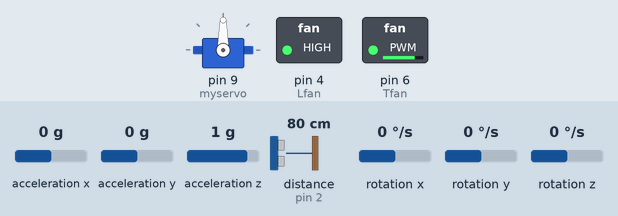
A sketch run on a simulated Arduino Uno, built with avr-gcc and run on an emulated ATmega328P. Parts: servo, switched loads named in the sketch (green lamp = pin HIGH). Wiring (inferred from the names in the program): ultrasonic range finder: trigger pin 11; echo pin 2. The inputs (shaded band) are chosen by the test bench; at power-on: distance to the obstacle (sensor on pin 2) 80 cm, rotation z 0 °/s, acceleration x 0 g, acceleration y 0 g, acceleration z 1 g, rotation x 0 °/s, rotation y 0 °/s. The echo pulse lasts 58.3 µs per cm; pins used as bus, display or sensor lines are not drawn; what the sketch prints to the serial monitor is not drawn.

Above: at 3.7 s.
3.8 s: distance to the obstacle (sensor on pin 2) set to 32 cm
5.3 s: distance to the obstacle (sensor on pin 2) set to 29 cm
At 5.6 s:
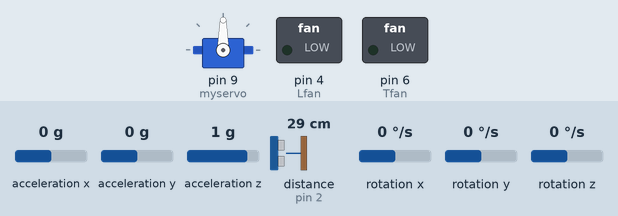
8.3 s: rotation z set to 100 °/s
At 9.9 s:
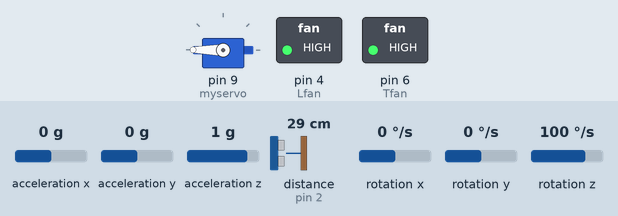
10.4 s: rotation z set to -192 °/s
At 12.4 s:
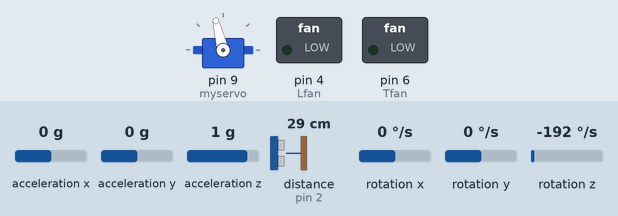
13.4 s: rotation z set to 192 °/s
At 15.0 s:
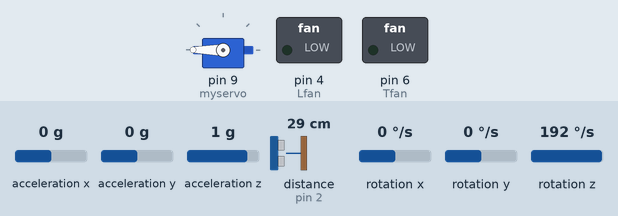
16.4 s: distance to the obstacle (sensor on pin 2) set to 21 cm
19.3 s: distance to the obstacle (sensor on pin 2) set to 16 cm
At 21.0 s:
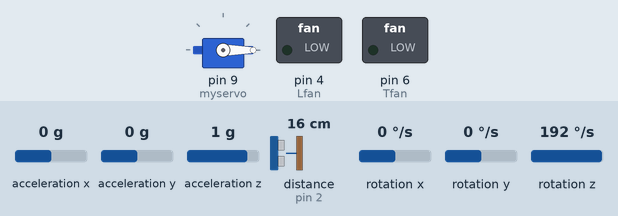
Timing chart, 0 to 23.3 s (numbered marks = the images above; inputs shaded):
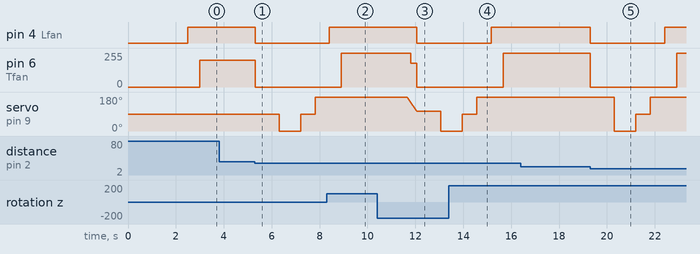

Measured:
- the behaviour switches between 31 and 30 cm on distance to the obstacle (sensor on pin 2) (found by bisection; images 0 and 1)
- the behaviour switches between 19 and 18 cm on distance to the obstacle (sensor on pin 2) (found by bisection; images 4 and 5)
- after the input at 3.8 s, every drawn part: stays the same
- after the input at 5.3 s, pin 4 (Lfan): HIGH → LOW at once; pin 6 (Tfan): 200/255 → 0/255 at once; servo on pin 9 (myservo): 90° → 0° after 1.0 s, → 90° 0.90 s later, → 180° 0.60 s later
- after the input at 8.3 s, servo on pin 9 (myservo): stays 180° (without the input it goes to 0° after 0.61 s)
- after the input at 10.4 s, pin 4 (Lfan): HIGH → LOW after 1.7 s; pin 6 (Tfan): 255/255 → 180/255 after 1.4 s, → 0/255 0.24 s later; servo on pin 9 (myservo): moves from 180° to 0° over 1.4 s, starting after 1.3 s
- after the input at 13.4 s, servo on pin 9 (myservo): goes on until 14.6 s, then stays 180°
- after the input at 16.4 s, every drawn part: stays the same
- after the input at 19.3 s, pin 4 (Lfan): HIGH → LOW at once, → HIGH 3.1 s later; pin 6 (Tfan): 255/255 → 0/255 at once, → 255/255 3.6 s later; servo on pin 9 (myservo): 180° → 0° after 1.0 s, → 90° 0.90 s later, → 180° 0.60 s later

The sketch:

FinalENGR290UltrasonicSensorCode.ino
```cpp
// Team 3 modified code for US sensor. Code inspired by github
 //PWM LED PD3/D3:   US echo PD2/D2 and trigger PB3/D11

#define F_CPU 16000000UL

//#include <xc.h>
#include "stdint.h"
#include "stdio.h"
#include "stdlib.h"
#include "avr/io.h"
#include "util/delay.h"
#include "avr/interrupt.h"
#include "pwm.h"
#include "uart.h"

volatile unsigned short impulse;
volatile uint16_t travel_time;

// Port Initialization
void Port_Init()
{


	DDRB|=(1<<DDB3)|(1<<DDB5); //set trigger pin

	EIMSK |= (1<<INT0); //enable external interrupts
	EICRA |= (1<<ISC00); // Any logical change on INT0 generates an interrupt

	//Config and enable Timer1
	TCCR1B = (0<<CS12)|(1<<CS11)|(1<<CS10);
}

ISR( INT0_vect )
{

	if(PIND & (1 << 2)) {TCNT1 = 0;}/* Clear Timer counter */
	else  {impulse = TCNT1;}


}

unsigned char us_read( void )
{

	impulse = 0;

	// send trigger pulse of 10 us to the HC-SR04 Trig Pin.
	PORTB |=  (1<<DDB3);
	_delay_us( 10 );
	PORTB &= ~(1<<DDB3);


	while( impulse == 0 );

	if (impulse<3700) {travel_time=(4 * impulse/2); return (0.000004 * impulse/2 * 34300);} else {travel_time=(0);return 255;} // calculate time and then multiply by 34300 cm/s

}


int main(void){
	uint8_t dist, duty,a,b,c;
	pwm_init_PD3();
	Port_Init();
	uart_tx_init();
	sei();

	while(true){
		dist = us_read();
		_delay_ms(10);
/*
		if(dist<15){duty=0; PORTB|=(1<<DDB5);}
		else if(dist>40){duty=255; PORTB|=(1<<DDB5);}
		else {duty=((dist-15)*10); PORTB&=~(1<<DDB5);}
*/
    if(dist>=40){
      duty=0; PORTB|=(1<<DDB5);
      }
		else if(dist<=15){
      duty=255; PORTB|=(1<<DDB5);
      }
		else if(dist<40&dist>15)
    {
      duty=(-10*(dist-40)); PORTB&=~(1<<DDB5);
    }
		pwm_PD3_write(duty);

      uart_send_byte('I');
			uart_print_uint16(travel_time);
			uart_send_byte(32);
			uart_send_byte('D');
			uart_print_uint16(dist);
			uart_send_byte(10);


	}


}
```

Competition_worthy_code.ino
```cpp
#include <avr/interrupt.h>
#include <avr/io.h>
#include <util/delay.h>
#include <inttypes.h>
#include <stdio.h>
#include <math.h>
#include <Servo.h>
#include "Wire.h"
#include <MPU6050_light.h>

//US
#define trigPin 11  //US trigger on PB3
#define echoPin 2  //US echo on PD2

//mpu
#define YAW_THRESHOLD 90.0
#define SERVO_MIN_ANGLE 0
#define SERVO_MAX_ANGLE 180


//servo
Servo myservo;
int servoAngle;

//lift fan
//const int Lfan = 5; //p3
const int Lfan=4; //DC pd4

//thrust fan
const int Tfan = 6; //p4


//MPU global variables
MPU6050 mpu(Wire);
unsigned long timer = 0;
float forwardYaw;
float currentYaw;
float yaw;

// Constants
const float ACCELERATION_THRESHOLD = 0.5;  // Adjust as needed
const int STOPPED_DURATION = 9000;         // Time in milliseconds to consider it stopped

// Variables
unsigned long accelTimer = 0;  //timer in isHcStopped()
int FanOnTime=2000;  //for delays
int FanOffTime=2000;  //for delays
float prevtA=3;

// //boolean logic
 bool firstLoop = true; //first loop bool to start fans
// bool hcStop =false;    //if hc stopped
bool sweepCheck=false;


//US global variables
long duration;
int distance;
unsigned long sweepTimer;


void setup() {

  pinMode(trigPin, OUTPUT);
  pinMode(echoPin, INPUT);
  pinMode(Lfan, OUTPUT);
  pinMode(Tfan, OUTPUT);


  Serial.begin(9600);
  Wire.begin();
  myservo.attach(9);

  byte status = mpu.begin();
  Serial.print(F("MPU6050 status: "));
  Serial.println(status);
  while (status != 0) { } // stop if could not connect to MPU6050

  Serial.println(F("Calculating offsets, do not move MPU6050"));
  _delay_ms(1000);
  mpu.calcOffsets(true, true); // gyro and accelerometer offset calc.
  Serial.println("Done!\n");

  //default servo to current 0  set forward to current.
  myservo.write(90);
  currentYaw=getYaw();
  forwardYaw = currentYaw;


  delay(500);
 accelTimer=millis();
}


void loop() {

if(firstLoop){

digitalWrite(Lfan,HIGH);
delay(500);
analogWrite(Tfan,255);

firstLoop=false;

}


  digitalWrite(Lfan,HIGH);

  currentYaw=getYaw();    //get the pointing direction.

  // forward yaw - current yaw is the different from (-90 to currentyaw to +90 )
  // +90 to convert to 0 to 180 degree.  90 is the currentYaw point.

  servoAngle = forwardYaw - currentYaw + 90;  //every loop will update the servo angle according to yaw  **check +-
  //servoAngle = constrain(servoAngle,0,180);    //keeping it in servo range
 if(servoAngle < 0){
    servoAngle = 0;

  }
  if(servoAngle > 180){
    servoAngle = 180;
  }

myservo.write(servoAngle);  //setting direction every loop

  if(abs(forwardYaw-currentYaw)>60){

    analogWrite(Tfan,255);
    if(turningWall()&& (millis()-sweepTimer)>3000){
      hcStop();
    }


  }else if(abs(forwardYaw-currentYaw)<15){

    analogWrite(Tfan,200);

    if(incomingWall()&& (millis()-sweepTimer)>3000){
       hcStop();
    }


  }else{
      analogWrite(Tfan,180);
      if(turningWall()&& (millis()-sweepTimer)>3000){
      hcStop();
    }

  }

if(millis()-accelTimer>6000)  {
isHcStopped();

}

// //debug info
// Serial.print("yaw: ");
// Serial.println(yaw);
// Serial.print("forwardYaw: ");
// Serial.println(forwardYaw);
// Serial.print("currentYaw: ");
// Serial.println(currentYaw);

}


// stop and calaulate the next forwardYaw from (-90 current +90)
void hcStop(){

    digitalWrite(Lfan,LOW);
    // delay(100);
    digitalWrite(Tfan,LOW);
    delay(1000);
    forwardYaw = forwardYaw + sweep() - 90;           //angle of servo to go in longest direction
    accelTimer=millis();
    sweepTimer=millis();
    firstLoop=true;
  }


//get the current yaw?
float getYaw(){
  mpu.update();
  yaw =-mpu.getAngleZ();
 // map(yaw,-180,180,0,180);
  return (yaw);  //check if difference is good
}


// do the sweep to find the next direction. return a angle that is -90 to +90 degree.
int sweep(){
  bool firstDelay =true;
  int Theta;
  double tempDist;
  double longestDist = 0;
  for (int i=0; i<181; i+=90)
  {

    myservo.write(i);
     if(firstDelay){    //adding delay for first servo movement to 0degrees
      delay(300);
      firstDelay=false;
    }
    delay(500);  // delays and degrees to be fine tuned 300 delay works
    tempDist = USdist();

    // Serial.print("Servo angle:");
    // Serial.println(i);

    if( tempDist > longestDist){
      longestDist = tempDist;
      Theta = i;
        //check with yaw value
    }
    delay(100);

  }

// sweepTime = millis();              //timer for checkwalltimer idea
//  sweepCheck=true;                   //bool for checkwalltimer idea
  // return Theta - 90;

  if(longestDist<100){
        if(Theta < 90 ){
          Theta = -90;
        }

        if(Theta > 90){
          Theta = 270;
        }
  }else{
          if(Theta < 90 ){
          Theta = 0;
        }

        if(Theta > 90){
          Theta = 180;
        }


  }

  Serial.print(Theta);
  return Theta;
}


//this works
void isHcStopped(){
   mpu.update();  // Update IMU data

  float aX = mpu.getAccX();
  float aY = mpu.getAccY();

  float tA = sqrt(sq(aX)+sq(aY));
  // Calculate avg acceleration

  float avgA= (prevtA + tA)/2;

  // Check if the acceleration is below the threshold
  if (avgA < ACCELERATION_THRESHOLD) {   //acceleration threshold is 0

    digitalWrite(Lfan,LOW);
    analogWrite(Tfan,0);
    delay(800);

    //delay();
    digitalWrite(Lfan,HIGH);
    delay(400);
    analogWrite(Tfan,150);
    // analogWrite(Tfan,150);
    // delay(200);
    int stuckTimer=millis();
    while(millis()-stuckTimer<1500){
         analogWrite(Tfan,255);
         currentYaw=getYaw();    //get the pointing direction.

          servoAngle = forwardYaw - currentYaw + 90;  //every loop will update the servo angle according to yaw  **check +-
        if(servoAngle < 0){
            servoAngle = 0;
          }
          if(servoAngle > 180){
            servoAngle = 180;
          }

        myservo.write(servoAngle);  //setting direction every loop

    }

    // forwardYaw=getYaw();
     firstLoop=true;
    // prevtA = tA;
    // hcStop();
    // accelTimer=millis();
    // return;

  }

    prevtA = tA;
    accelTimer=millis();

}


bool turningWall(){

if(USdist()<18){
    return true;
  }
  return false;


}

bool incomingWall(){

  if(USdist()<30){
    return true;
  }
  return false;

}


int USdist(){

  digitalWrite(trigPin, LOW); //clear trig
  delayMicroseconds(2); // Wait for 2 microseconds

  digitalWrite(trigPin, HIGH);
  delayMicroseconds(10); // pulse for 10 microseconds

  digitalWrite(trigPin, LOW);

  duration = pulseIn(echoPin, HIGH);	//read input echo

  distance= duration*0.034/2;	//distance calc using 0.034cm/microsec


  // Serial.print("Distance: ");
  // Serial.println(distance);

  return distance;
}
```

I2C_Master_C_file.c
```cpp
/*
 * I2C_Master_C_file.c
 * http://www.electronicwings.com
 *
 */

#include <avr/io.h>									/* Include delay header file */
#include <inttypes.h>									/* Include integer type header file */
#include <stdlib.h>										/* Include standard library file */
#include <stdio.h>
#include "I2C_Master_H_file.h"								/* Include I2C header file */

void I2C_Init()												/* I2C initialize function */
{
	TWBR = BITRATE(TWSR = 0x00);							/* Get bit rate register value by formula */
}


uint8_t I2C_Start(char slave_write_address)						/* I2C start function */
{
	uint8_t status;											/* Declare variable */
	TWCR = (1<<TWSTA)|(1<<TWEN)|(1<<TWINT);					/* Enable TWI, generate start condition and clear interrupt flag */
	while (!(TWCR & (1<<TWINT)));							/* Wait until TWI finish its current job (start condition) */
	status = TWSR & 0xF8;									/* Read TWI status register with masking lower three bits */
	if (status != 0x08)										/* Check weather start condition transmitted successfully or not? */
	return 0;												/* If not then return 0 to indicate start condition fail */
	TWDR = slave_write_address;								/* If yes then write SLA+W in TWI data register */
	TWCR = (1<<TWEN)|(1<<TWINT);							/* Enable TWI and clear interrupt flag */
	while (!(TWCR & (1<<TWINT)));							/* Wait until TWI finish its current job (Write operation) */
	status = TWSR & 0xF8;									/* Read TWI status register with masking lower three bits */
	if (status == 0x18)										/* Check weather SLA+W transmitted & ack received or not? */
	return 1;												/* If yes then return 1 to indicate ack received i.e. ready to accept data byte */
	if (status == 0x20)										/* Check weather SLA+W transmitted & nack received or not? */
	return 2;												/* If yes then return 2 to indicate nack received i.e. device is busy */
	else
	return 3;												/* Else return 3 to indicate SLA+W failed */
}

uint8_t I2C_Repeated_Start(char slave_read_address)			/* I2C repeated start function */
{
	uint8_t status;											/* Declare variable */
	TWCR = (1<<TWSTA)|(1<<TWEN)|(1<<TWINT);					/* Enable TWI, generate start condition and clear interrupt flag */
	while (!(TWCR & (1<<TWINT)));							/* Wait until TWI finish its current job (start condition) */
	status = TWSR & 0xF8;									/* Read TWI status register with masking lower three bits */
	if (status != 0x10)										/* Check weather repeated start condition transmitted successfully or not? */
	return 0;												/* If no then return 0 to indicate repeated start condition fail */
	TWDR = slave_read_address;								/* If yes then write SLA+R in TWI data register */
	TWCR = (1<<TWEN)|(1<<TWINT);							/* Enable TWI and clear interrupt flag */
	while (!(TWCR & (1<<TWINT)));							/* Wait until TWI finish its current job (Write operation) */
	status = TWSR & 0xF8;									/* Read TWI status register with masking lower three bits */
	if (status == 0x40)										/* Check weather SLA+R transmitted & ack received or not? */
	return 1;												/* If yes then return 1 to indicate ack received */
	if (status == 0x20)										/* Check weather SLA+R transmitted & nack received or not? */
	return 2;												/* If yes then return 2 to indicate nack received i.e. device is busy */
	else
	return 3;												/* Else return 3 to indicate SLA+W failed */
}

void I2C_Stop()												/* I2C stop function */
{
	TWCR=(1<<TWSTO)|(1<<TWINT)|(1<<TWEN);					/* Enable TWI, generate stop condition and clear interrupt flag */
	while(TWCR & (1<<TWSTO));								/* Wait until stop condition execution */
}

void I2C_Start_Wait(char slave_write_address)				/* I2C start wait function */
{
	uint8_t status;											/* Declare variable */
	while (1)
	{
		TWCR = (1<<TWSTA)|(1<<TWEN)|(1<<TWINT);				/* Enable TWI, generate start condition and clear interrupt flag */
		while (!(TWCR & (1<<TWINT)));						/* Wait until TWI finish its current job (start condition) */
		status = TWSR & 0xF8;								/* Read TWI status register with masking lower three bits */
		if (status != 0x08)									/* Check weather start condition transmitted successfully or not? */
		continue;											/* If no then continue with start loop again */
		TWDR = slave_write_address;							/* If yes then write SLA+W in TWI data register */
		TWCR = (1<<TWEN)|(1<<TWINT);						/* Enable TWI and clear interrupt flag */
		while (!(TWCR & (1<<TWINT)));						/* Wait until TWI finish its current job (Write operation) */
		status = TWSR & 0xF8;								/* Read TWI status register with masking lower three bits */
		if (status != 0x18 )								/* Check weather SLA+W transmitted & ack received or not? */
		{
			I2C_Stop();										/* If not then generate stop condition */
			continue;										/* continue with start loop again */
		}
		break;												/* If yes then break loop */
	}
}

uint8_t I2C_Write(char data)								/* I2C write function */
{
	uint8_t status;											/* Declare variable */
	TWDR = data;											/* Copy data in TWI data register */
	TWCR = (1<<TWEN)|(1<<TWINT);							/* Enable TWI and clear interrupt flag */
	while (!(TWCR & (1<<TWINT)));							/* Wait until TWI finish its current job (Write operation) */
	status = TWSR & 0xF8;									/* Read TWI status register with masking lower three bits */
	if (status == 0x28)										/* Check weather data transmitted & ack received or not? */
	return 0;												/* If yes then return 0 to indicate ack received */
	if (status == 0x30)										/* Check weather data transmitted & nack received or not? */
	return 1;												/* If yes then return 1 to indicate nack received */
	else
	return 2;												/* Else return 2 to indicate data transmission failed */
}

uint8_t I2C_Read_Ack()										/* I2C read ack function */
{
	TWCR=(1<<TWEN)|(1<<TWINT)|(1<<TWEA);					/* Enable TWI, generation of ack and clear interrupt flag */
	while (!(TWCR & (1<<TWINT)));							/* Wait until TWI finish its current job (read operation) */
	return TWDR;											/* Return received data */
}

uint8_t I2C_Read_Nack()										/* I2C read nack function */
{
	TWCR=(1<<TWEN)|(1<<TWINT);								/* Enable TWI and clear interrupt flag */
	while (!(TWCR & (1<<TWINT)));							/* Wait until TWI finish its current job (read operation) */
	return TWDR;											/* Return received data */
}	
```

I2C_Master_H_file.h
```cpp
/*
 * I2C_Master_H_file.h
 * http://www.electronicwings.com
 *
 */


#ifndef I2C_MASTER_H_FILE_H_					/* Define library H file if not defined */
#define I2C_MASTER_H_FILE_H_

#define F_CPU 8000000UL							/* Define CPU clock Frequency e.g. here its 8MHz */
#include <avr/io.h>								/* Include AVR std. library file */
#include <util/delay.h>							/* Include delay header file */
#include <math.h>								/* Include math function */
#define SCL_CLK 100000L							/* Define SCL clock frequency */
#define BITRATE(TWSR)	((F_CPU/SCL_CLK)-16)/(2*pow(4,(TWSR&((1<<TWPS0)|(1<<TWPS1))))) /* Define bit rate */


#endif											/* I2C_MASTER_H_FILE_H_ */


#ifdef __cplusplus //because c++ compile
extern "C" {      //
	#endif             //until here
	void I2C_Init();								/* I2C initialize function */
uint8_t  I2C_Start(char);						/* I2C start function */
uint8_t  I2C_Repeated_Start(char);				/* I2C repeated start function */
void I2C_Stop();								/* I2C stop function */
void I2C_Start_Wait(char);						/* I2C start wait function */
uint8_t  I2C_Write(char);						/* I2C write function */
uint8_t I2C_Read_Ack();							/* I2C read ack function */
uint8_t I2C_Read_Nack();							/* I2C read nack function */
	#ifdef __cplusplus    //end of c++ directive for C
}                     //
#endif                //until here
```

USART_RS232_C_file.c
```cpp
#define F_CPU 16000000UL
#define BAUD 9600UL
#define UBRR_reg ((F_CPU)/((BAUD)*(16UL))-1)
#include "USART_RS232_H_file.h"
volatile static uint8_t uart_tx_busy = 1;

ISR(USART_TX_vect){
	uart_tx_busy = 1;
}

void uart_tx_init() {
	UBRR0H = (uint8_t)((UBRR_reg)>>8); // Set the UART speed as defined by UBRR_reg
	UBRR0L = (uint8_t)UBRR_reg;
	UCSR0B|=(1<<TXCIE0)|(1<<TXEN0); // Enable TX and TX interrupt
	UCSR0C=(3<<UCSZ00); // 8N1
}

void uart_send_byte(uint8_t c){
	while(uart_tx_busy == 0);
	uart_tx_busy = 0;
	UDR0 = c;
}

void uart_print_uint8(uint8_t num)
{
	uint8_t a,b,c;

	if(num>=100)
	{
		a=num/100;
		b=num/10-10*a;
		c=num%10;
		uart_send_byte(a+48);
		uart_send_byte(b+48);
		uart_send_byte(c+48);
	}
	else if(num>=10)
	{
		b=num/10;
		c=num%10;
		uart_send_byte(b+48);
		uart_send_byte(c+48);
	}
	else
	{
		c=num;
		uart_send_byte(c+48);

	}

}
```

USART_RS232_H_file.h
```cpp
#include <stdint.h>
#include <avr/io.h>
#include <util/delay.h>
#include <avr/interrupt.h>


#ifdef __cplusplus //because c++ compile
extern "C" {      //
	#endif             //until here
	void uart_tx_init();
	void uart_send_byte(uint8_t);
	void uart_print_uint8(uint8_t);
	#ifdef __cplusplus    //end of c++ directive for C
}                     //
#endif                //until here
```

pwm.c
```cpp
#include "pwm.h"

void pwm_init_PD3(){
  DDRD |= (1 << DDD3);

  TCCR2A |= (1<<WGM20)|(1<<WGM21)|(0<<COM2B0)|(1<<COM2B1);
  TCCR2B |=(1<<CS20)|(0<<CS21)|(0<<CS22);

  }
void pwm_PD3_write(uint8_t val){
  OCR2B = val;        //set value into timer register
  }
```

pwm.h
```cpp
#include <avr/io.h>
#include <avr/interrupt.h>
#include <stdbool.h>
#include <util/delay.h>


#ifdef __cplusplus //because c++ compile
 extern "C" {      //
#endif             //until here


void pwm_init_PD3();
void pwm_PD3_write(uint8_t);


#ifdef __cplusplus    //end of c++ directive for C
}                     //
#endif                //until here
```

uart.h
```cpp
#include <stdint.h>
#include <avr/io.h>
#include <util/delay.h>
#include <avr/interrupt.h>


#ifdef __cplusplus //because c++ compile
 extern "C" {      //
#endif             //until here
void uart_tx_init();
void uart_send_byte(uint8_t);
void uart_print_uint16(uint16_t);
#ifdef __cplusplus    //end of c++ directive for C
}                     //
#endif                //until here
```

Source omitted: uart.c (1237 bytes)
